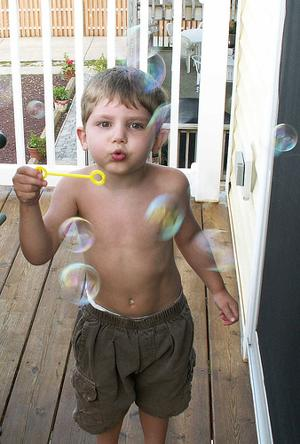
#> input picture P5/Stanford40/JPEGImages/blowing_bubbles_248.jpg, 300 x 444 px
$ python -i video_cap.py   (imports and definitions only)
#> lines starting #> are read from the running program, lines starting #| are printed output that depends on the picture
import cv2
import numpy as np
from os.path import join


def get_videocap(file_path_name):

    cap = cv2.VideoCapture(file_path_name)

    if not cap.isOpened():
        print("could not open :", file_path_name)
        return

    frames = cap.get(cv2.CAP_PROP_FRAME_COUNT)

    return cap, int(frames)


def get_frame(video, frame_number):
    video.set(cv2.CAP_PROP_POS_FRAMES, frame_number)
    ret, frame = video.read()

    if not ret:
        print("frame could not be found")

    return frame


def write_video(frames_dir, flows_dir, file_name, frames, flows, n_frames):

    n_frames_total = frames.shape[0]

    frame = frames[n_frames_total//2, :, :, :]
    name = "{}_frame_{}.jpg".format(file_name.split('.')[0], n_frames_total//2)
    cv2.imwrite(join(frames_dir, name), frame)

    steps = n_frames_total // n_frames
    for i in range(n_frames):
        name = "{}_flow_{}.flo".format(file_name.split('.')[0], i*steps)
        cv2.writeOpticalFlow(join(flows_dir, name), flows[i*steps, :, :, :])


def load_video(file_path):

    cap, n_frames = get_videocap(file_path)
    frames = []
    flows = []

    while True:
        success, frame = cap.read()
#> frame is the input picture: shape (444, 300, 3); mean B, G, R 130.8, 139.7, 148.8
        if not success:
            break

        frame = cv2.resize(frame, (224, 224))
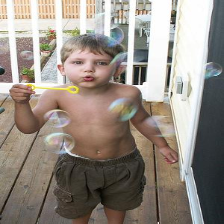
#> frame: shape (224, 224, 3); mean B, G, R 130.7, 139.5, 148.7
        frames.append(frame)

        flow = None
        if len(frames) > 1:
            grayscale_frame = cv2.cvtColor(frame, cv2.COLOR_BGR2GRAY)
            prev_grayscale_frame = cv2.cvtColor(frames[-2], cv2.COLOR_BGR2GRAY)

            flow = cv2.calcOpticalFlowFarneback(prev_grayscale_frame, grayscale_frame, flow, pyr_scale=0.5, levels=3,
                                            winsize=5, iterations=3, poly_n=5, poly_sigma=1.2, flags=0)

            flows.append(flow)

    cap.release()
    return np.array(frames), np.array(flows)

>>> result = load_video('Stanford40/JPEGImages/blowing_bubbles_248.jpg')

$ run again, on P5/Stanford40/JPEGImages/cleaning_the_floor_065.jpg
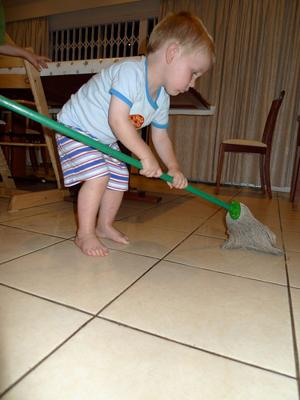
#> input picture P5/Stanford40/JPEGImages/cleaning_the_floor_065.jpg, 300 x 400 px
#> in load_video, frame is the input picture: shape (400, 300, 3); mean B, G, R 105.3, 122.7, 138.7
#> in load_video, `frame = cv2.resize(frame, (224, 224))`:
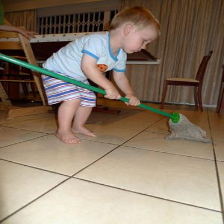
#> frame: shape (224, 224, 3); mean B, G, R 105.2, 122.6, 138.6

$ run again, on P5/Stanford40/JPEGImages/cleaning_the_floor_146.jpg
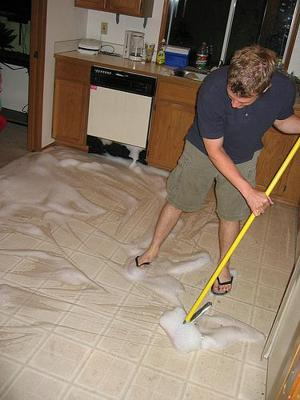
#> input picture P5/Stanford40/JPEGImages/cleaning_the_floor_146.jpg, 300 x 400 px
#> in load_video, frame is the input picture: shape (400, 300, 3); mean B, G, R 101.7, 119.2, 136.7
#> in load_video, `frame = cv2.resize(frame, (224, 224))`:
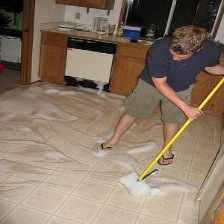
#> frame: shape (224, 224, 3); mean B, G, R 101.6, 119.1, 136.6

$ run again, on P5/Stanford40/JPEGImages/cutting_vegetables_043.jpg
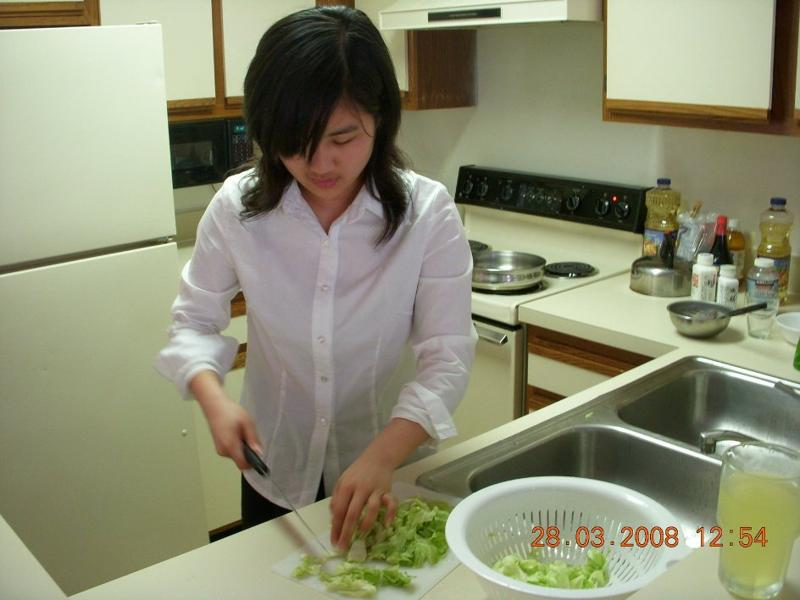
#> input picture P5/Stanford40/JPEGImages/cutting_vegetables_043.jpg, 800 x 600 px
#> in load_video, frame is the input picture: shape (600, 800, 3); mean B, G, R 115.3, 142, 140.5
#> in load_video, `frame = cv2.resize(frame, (224, 224))`:
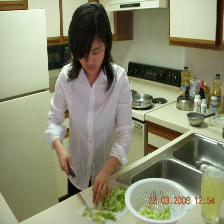
#> frame: shape (224, 224, 3); mean B, G, R 115.2, 141.8, 140.4
